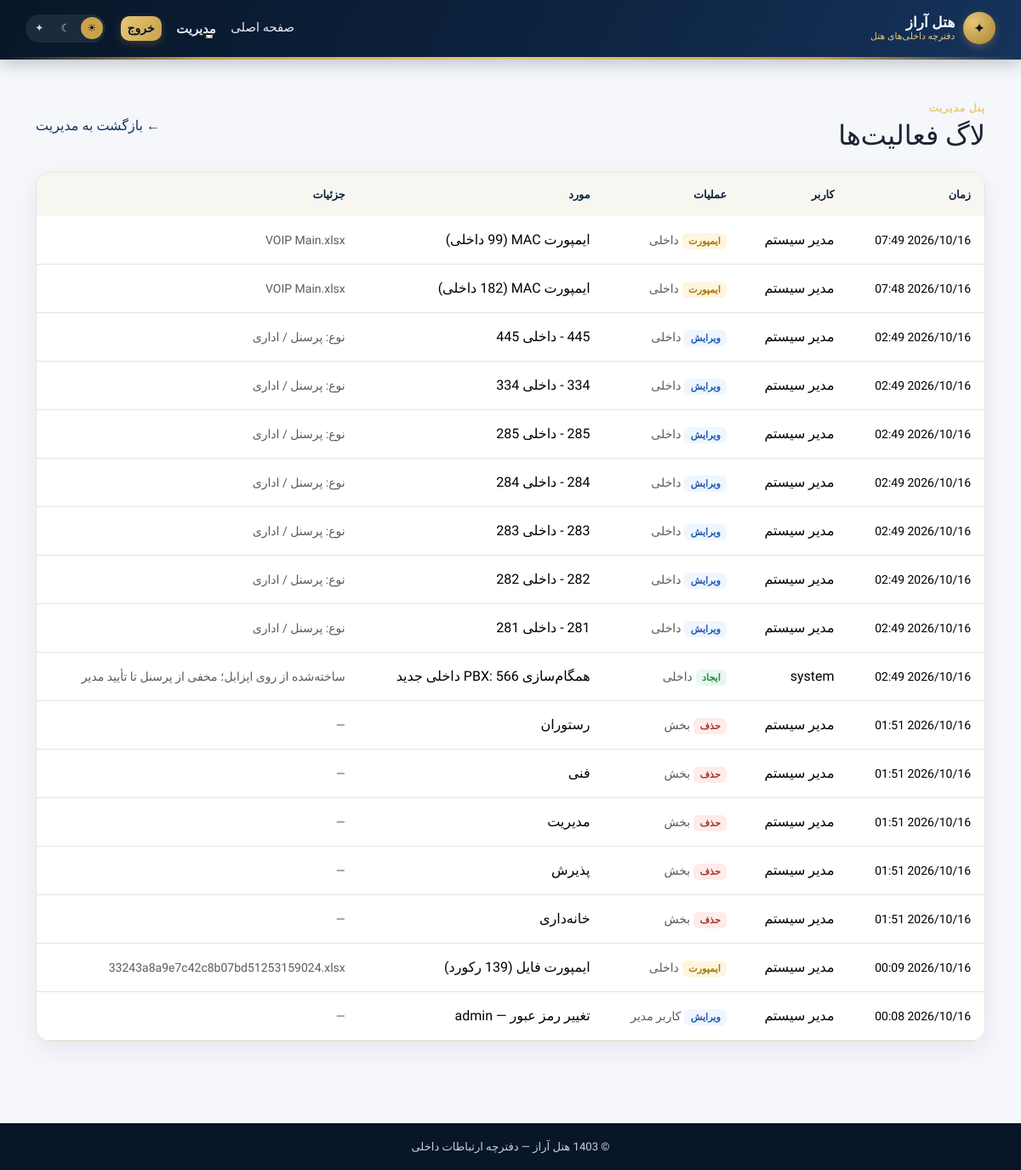
The page /staff-38b4e652/activity-log (signed in) on the database its author committed.
### app.py (models this page shows)
class ActivityLog(db.Model):
    id = db.Column(db.Integer, primary_key=True)
    actor = db.Column(db.String(120), nullable=False)
    action = db.Column(db.String(30), nullable=False)  # created / updated / deleted / imported
    entity_type = db.Column(db.String(30), nullable=False)  # extension / department
    entity_label = db.Column(db.String(200), nullable=False)
    details = db.Column(db.String(300))
    created_at = db.Column(db.DateTime, default=datetime.utcnow, nullable=False)

### app.py (the view)
    @app.route(f'/{admin_prefix}/activity-log')
    @login_required
    def activity_log():
        logs = ActivityLog.query.order_by(ActivityLog.created_at.desc()).limit(300).all()
        return render_template('activity_log.html', logs=logs)

### app.py (called while the page is built)
def format_local_datetime(value, fmt='%Y/%m/%d %H:%M'):
    if value is None:
        return '—'
    if value.tzinfo is None:
        value = value.replace(tzinfo=timezone.utc)
    return value.astimezone(LOCAL_TZ).strftime(fmt)

    def __call__(self, environ, start_response):
        if environ.get('REMOTE_ADDR') in self.trusted:
            return self.proxy_fix(environ, start_response)
        return self.wsgi_app(environ, start_response)

### templates/activity_log.html (shortened to what this page needs)
{% extends 'base.html' %}
{% block content %}
<div class="d-flex justify-content-between align-items-center flex-wrap gap-2 mb-4">
  <div><p class="eyebrow mb-1">پنل مدیریت</p><h1 class="h2 mb-0">لاگ فعالیت‌ها</h1></div>
  <a href="{{ url_for('admin') }}" class="back-link">← بازگشت به مدیریت</a>
</div>
<div class="panel p-0 overflow-hidden">
  <div class="table-responsive">
    <table class="table table-hover align-middle mb-0">
      <thead>
        <tr><th>زمان</th><th>کاربر</th><th>عملیات</th><th>مورد</th><th>جزئیات</th></tr>
      </thead>
      <tbody>
        {% for log in logs %}
        <tr>
          <td class="text-nowrap"><small>{{ log.created_at | local_dt }}</small></td>
          <td>{{ log.actor }}</td>
          <td>
            <span class="badge log-action log-action-{{ log.action }}">
              {{ {'created':'ایجاد', 'updated':'ویرایش', 'deleted':'حذف', 'imported':'ایمپورت', 'exported':'خروجی'}.get(log.action, log.action) }}
            </span>
            <small class="text-muted">{{ {'extension':'داخلی', 'department':'بخش', 'user':'کاربر مدیر', 'backup':'بکاپ'}.get(log.entity_type, log.entity_type) }}</small>
          </td>
          <td>{{ log.entity_label }}</td>
          <td class="text-muted"><small>{{ log.details or '—' }}</small></td>
        </tr>
        {% else %}
        <tr><td colspan="5" class="text-center py-4 text-muted">هنوز فعالیتی ثبت نشده است.</td></tr>
        {% endfor %}
      </tbody>
    </table>
  </div>
</div>
{% endblock %}

### static/style.css (style rules this page uses)
:root { --navy:#0d2340; --navy-deep:#081627; --navy-soft:#16335c; --gold:#c9a24b; --gold-light:#e6c878; --gold-dark:#a9822f; --ivory:#f8f6f1; --cream:#f5f7fb; --card-bg:#ffffff; --line:#e7e4da; --text:#1c2431; --muted:#6b7686; }
* { box-sizing:border-box }
body { font-family:Vazirmatn,system-ui,sans-serif; background:var(--cream); color:var(--text); transition:background .2s ease, color .2s ease; }
.eyebrow { color:var(--gold-light);font-size:.75rem;font-weight:700;letter-spacing:.08em;margin:0 }
.log-action { font-size:.7rem }
.log-action-created { background:#e7f8ee;color:#1f8a4c }
.log-action-updated { background:#eef6ff;color:#2159b0 }
.log-action-deleted { background:#fdeceb;color:#a5322a }
.log-action-imported { background:#fff5df;color:#a37907 }
.panel { padding:1.25rem;background:var(--card-bg);border:1px solid var(--line);border-radius:17px;box-shadow:0 10px 30px #0d234012 }
.table { color:var(--text) }
.table thead th { background:var(--ivory);color:var(--navy);font-size:.8rem;border-bottom:0 }
.table td,.table th { padding:1rem;border-color:var(--line) }
.back-link { text-decoration:none;color:var(--navy-soft) }
:root { --ok:#10b981; --ok-ink:#047857; --ok-soft:#d1fae5; --ok-line:#a7f3d0; --bad:#ef4444; --bad-ink:#b91c1c; --bad-soft:#fee2e2; --bad-line:#fecaca; --warn:#f59e0b; --warn-ink:#92400e; --warn-soft:#fef3c7; --warn-line:#fde68a; --info:#3b82f6; --ring:0 0 0 .22rem rgba(201,162,75,.38); }
body { font-family:Vazirmatn,Tahoma,"Segoe UI",system-ui,sans-serif }

### rows shown on the page
ActivityLog: created_at|local_dt "2026/10/16 07:49", actor "مدیر سیستم", action "ایمپورت", entity_type "داخلی", entity_label "ایمپورت MAC (99 داخلی)", details "VOIP Main.xlsx"
ActivityLog: created_at|local_dt "2026/10/16 07:48", actor "مدیر سیستم", action "ایمپورت", entity_type "داخلی", entity_label "ایمپورت MAC (182 داخلی)", details "VOIP Main.xlsx"
ActivityLog: created_at|local_dt "2026/10/16 02:49", actor "مدیر سیستم", action "ویرایش", entity_type "داخلی", entity_label "445 - داخلی 445", details "نوع: پرسنل / اداری"
ActivityLog: created_at|local_dt "2026/10/16 02:49", actor "مدیر سیستم", action "ویرایش", entity_type "داخلی", entity_label "334 - داخلی 334", details "نوع: پرسنل / اداری"
ActivityLog: created_at|local_dt "2026/10/16 02:49", actor "مدیر سیستم", action "ویرایش", entity_type "داخلی", entity_label "285 - داخلی 285", details "نوع: پرسنل / اداری"
ActivityLog: created_at|local_dt "2026/10/16 02:49", actor "مدیر سیستم", action "ویرایش", entity_type "داخلی", entity_label "284 - داخلی 284", details "نوع: پرسنل / اداری"
ActivityLog: created_at|local_dt "2026/10/16 02:49", actor "مدیر سیستم", action "ویرایش", entity_type "داخلی", entity_label "283 - داخلی 283", details "نوع: پرسنل / اداری"
ActivityLog: created_at|local_dt "2026/10/16 02:49", actor "مدیر سیستم", action "ویرایش", entity_type "داخلی", entity_label "282 - داخلی 282", details "نوع: پرسنل / اداری"
ActivityLog: created_at|local_dt "2026/10/16 02:49", actor "مدیر سیستم", action "ویرایش", entity_type "داخلی", entity_label "281 - داخلی 281", details "نوع: پرسنل / اداری"
ActivityLog: created_at|local_dt "2026/10/16 02:49", actor "system", action "ایجاد", entity_type "داخلی", entity_label "همگام‌سازی PBX: 566 داخلی جدید", details "ساخته‌شده از روی ایزابل؛ مخفی از پرسنل تا تأیید مدیر"
ActivityLog: created_at|local_dt "2026/10/16 01:51", actor "مدیر سیستم", action "حذف", entity_type "بخش", entity_label "رستوران", details "—"
ActivityLog: created_at|local_dt "2026/10/16 01:51", actor "مدیر سیستم", action "حذف", entity_type "بخش", entity_label "فنی", details "—"
ActivityLog: created_at|local_dt "2026/10/16 01:51", actor "مدیر سیستم", action "حذف", entity_type "بخش", entity_label "مدیریت", details "—"
ActivityLog: created_at|local_dt "2026/10/16 01:51", actor "مدیر سیستم", action "حذف", entity_type "بخش", entity_label "پذیرش", details "—"
ActivityLog: created_at|local_dt "2026/10/16 01:51", actor "مدیر سیستم", action "حذف", entity_type "بخش", entity_label "خانه‌داری", details "—"
ActivityLog: created_at|local_dt "2026/10/16 00:09", actor "مدیر سیستم", action "ایمپورت", entity_type "داخلی", entity_label "ایمپورت فایل (139 رکورد)", details "33243a8a9e7c42c8b07bd51253159024.xlsx"
ActivityLog: created_at|local_dt "2026/10/16 00:08", actor "مدیر سیستم", action "ویرایش", entity_type "کاربر مدیر", entity_label "تغییر رمز عبور — admin", details "—"
